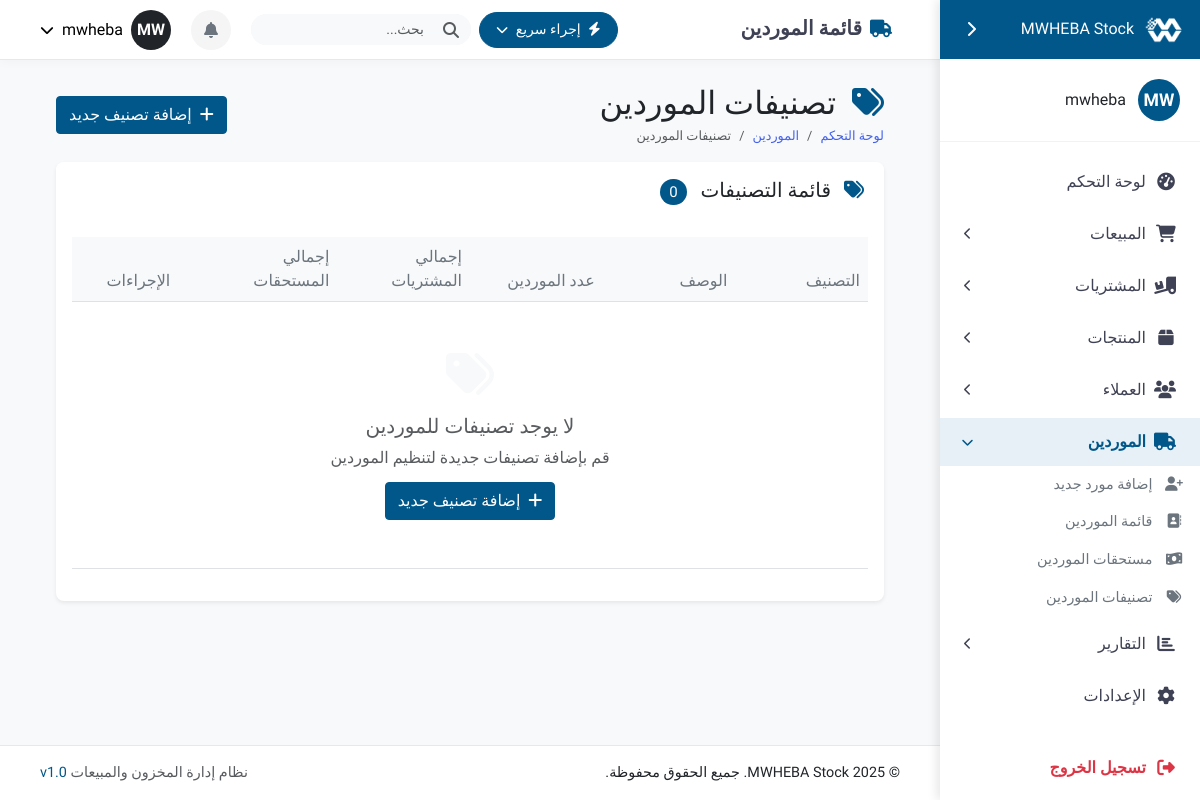
Page /suppliers/categories/ (signed in) on the earlier database version.
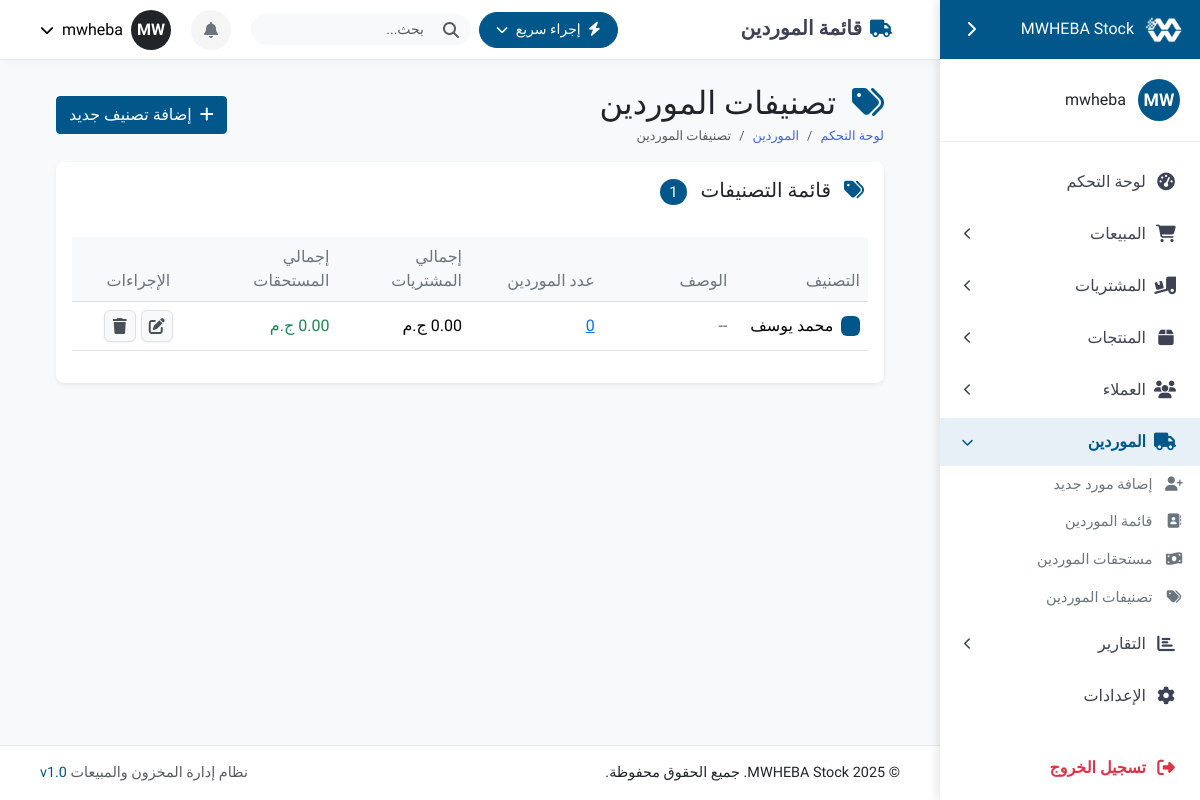
Same page on the later database version.
### suppliers/models.py (models this page shows, shortened)
class SupplierCategory(models.Model):
    name = models.CharField(_("اسم التصنيف"), max_length=100)
    description = models.TextField(_("وصف"), blank=True, null=True)
    color_code = models.CharField(_("كود اللون"), max_length=20, default='primary',
                               help_text=_("اسم اللون في Bootstrap مثل: primary, success, danger"))
    created_at = models.DateTimeField(_("تاريخ الإنشاء"), auto_now_add=True)
    class Meta:
        verbose_name = _("تصنيف المورد")
        verbose_name_plural = _("تصنيفات الموردين")
        ordering = ['name']

### suppliers/views.py (the view)
# urls.py: path('categories/', views.supplier_categories, name='supplier-categories'),
@login_required
def supplier_categories(request):
    categories = SupplierCategory.objects.all().order_by('name')
    for category in categories:
        category.supplier_count = Supplier.objects.filter(category=category).count()
        category.total_purchases = Supplier.objects.filter(category=category).aggregate(total=Sum('total_purchases'))['total'] or 0
        category.total_balance = Supplier.objects.filter(category=category).aggregate(total=Sum('balance'))['total'] or 0
    context = {
        'categories': categories,
        'total_categories': categories.count(),
    }
    return render(request, 'suppliers/supplier_categories.html', context)

### accounts/models.py (called while the page is built)
    def get_initials(self):
        initials = ""
        if self.first_name:
            initials += self.first_name[0]
        if self.last_name:
            initials += self.last_name[0]
        if not initials:
            initials = self.username[0:2]
        return initials.upper()

    def get_color_class(self):
        return self.color_code or 'primary'

### templates/suppliers/supplier_categories.html (shortened to what the changed rows need)
{% extends 'base.html' %}
{% load i18n %}
{% load static %}
{% load custom_filters %}
{% block content %}
<div class="container-fluid">
    <div class="d-flex flex-column flex-md-row align-items-center justify-content-between mb-3">
        <div>
            <h2 class="mb-1">
                <i class="fas fa-tags text-primary me-2"></i> تصنيفات الموردين
            </h2>
        </div>
    </div>
    <div class="card shadow-sm">
        <div class="card-header bg-white d-flex justify-content-between align-items-center py-3">
            <h5 class="mb-0">
                <i class="fas fa-tags text-primary me-2"></i> قائمة التصنيفات
                <span class="badge bg-primary rounded-pill ms-2">{{ total_categories }}</span>
            </h5>
        </div>
        <div class="card-body">
            <div class="table-responsive">
                <table class="table table-hover">
                    <thead>
                        <tr>
                            <th>التصنيف</th>
                            <th>الوصف</th>
                            <th>عدد الموردين</th>
                            <th>إجمالي المشتريات</th>
                            <th>إجمالي المستحقات</th>
                            <th class="text-center">الإجراءات</th>
                        </tr>
                    </thead>
                    <tbody>
                        {% for category in categories %}
                        <tr>
                            <td>
                                <div class="d-flex align-items-center">
                                    <span class="badge bg-{{ category.color_code }} me-2">&nbsp;</span>
                                    <span class="fw-medium">{{ category.name }}</span>
                                </div>
                            </td>
                            <td>
                                {% if category.description %}
                                    {{ category.description|truncatechars:50 }}
                                {% else %}
                                    <span class="text-muted">--</span>
                                {% endif %}
                            </td>
                            <td>
                                <a href="{% url 'supplier-list' %}?category={{ category.id }}">{{ category.supplier_count }}</a>
                            </td>
                            <td>{{ category.total_purchases|floatformat:2 }} ج.م</td>
                            <td>
                                {% if category.total_balance > 0 %}
                                <span class="text-danger">{{ category.total_balance|floatformat:2 }} ج.م</span>
                                {% else %}
                                <span class="text-success">0.00 ج.م</span>
                                {% endif %}
                            </td>
                            <td>
                                <div class="action-buttons">
                                    <button type="button" class="btn btn-action btn-edit"
                                            data-bs-toggle="modal" data-bs-target="#editCategoryModal"
                                            data-id="{{ category.id }}"
                                            data-name="{{ category.name }}"
                                            data-color="{{ category.color_code }}"
                                            data-description="{{ category.description }}"
                                            title="تعديل">
                                        <i class="fas fa-edit"></i>
                                    </button>
                                    <button type="button" class="btn btn-action btn-delete"
                                            data-bs-toggle="modal" data-bs-target="#deleteCategoryModal"
                                            data-id="{{ category.id }}"
                                            data-name="{{ category.name }}"
                                            title="حذف">
                                        <i class="fas fa-trash"></i>
                                    </button>
                                </div>
                            </td>
                        </tr>
                        {% empty %}
                        <tr>
                            <td colspan="6" class="text-center py-5">
                                <div class="text-muted">
                                    <i class="fas fa-tags fa-3x mb-3 text-light"></i>
                                    <h5>لا يوجد تصنيفات للموردين</h5>
                                    <p class="mb-1">قم بإضافة تصنيفات جديدة لتنظيم الموردين</p>
                                    <button class="btn btn-primary mt-2" data-bs-toggle="modal" data-bs-target="#addCategoryModal">
                                        <i class="fas fa-plus me-1"></i> إضافة تصنيف جديد
                                    </button>
                                </div>
                            </td>
                        </tr>
                        {% endfor %}
                    </tbody>
                </table>
            </div>
        </div>
    </div>
</div>
{% endblock %}

Differences in the rows shown:
added SupplierCategory: name "محمد يوسف", supplier_count "0", total_purchases "0.00", shows "0.00 ج.م"
Other differences:
{{ total_categories }}: "0" → "1"
text no longer shown: "لا يوجد تصنيفات للموردين قم بإضافة تصنيفات جديدة لتنظيم الموردين إضافة تصنيف جديد"
